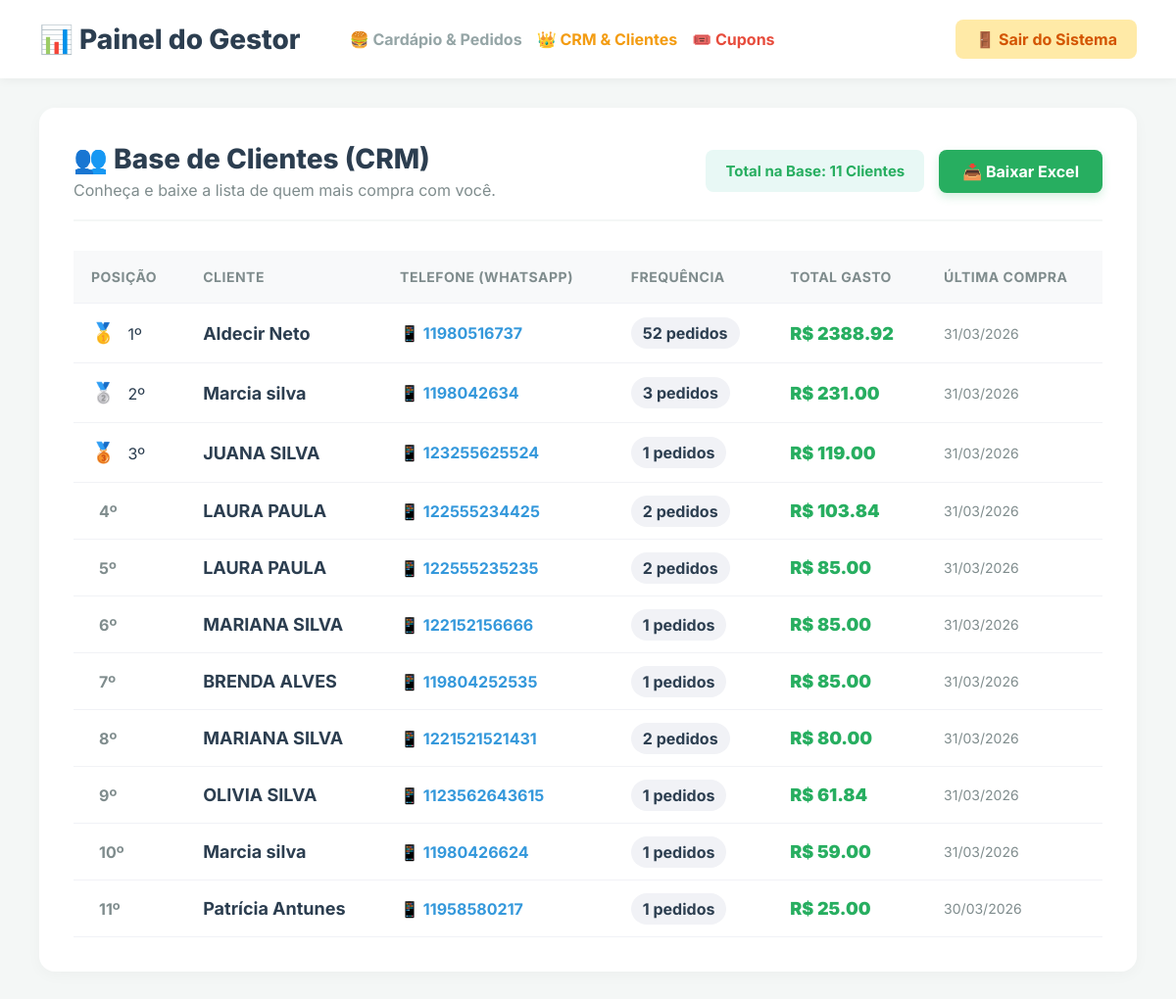
The page /admin/clientes (signed in) on the database its author committed.
### tables this page shows
CREATE TABLE pedidos(
               id INTEGER PRIMARY KEY AUTOINCREMENT,
               mesa TEXT NOT NULL,
               itens TEXT NOT NULL,
               total REAL NOT NULL,
               status TEXT NOT NULL,
               data_hora TEXT NOT NULL, observacao TEXT DEFAULT'', restaurante_id INTEGER REFERENCES restaurantes(id) DEFAULT 1, nome_cliente TEXT, telefone_cliente TEXT, cupom_usado TEXT DEFAULT '', device_id TEXT DEFAULT '');

### routes/admin.py (the view)
@admin_bp.route("/admin/clientes")
def painel_crm_clientes():
    if 'usuario_id' not in session or 'restaurante_id' not in session:
        return redirect(url_for('auth.login'))
    restaurante_id = session['restaurante_id']
    conexao = sqlite3.connect("Autoatendimento.db")
    cursor = conexao.cursor()
    cursor.execute("SELECT plano FROM restaurantes WHERE id = ?", (restaurante_id,))
    resultado_plano = cursor.fetchone()
    plano_atual = resultado_plano[0] if resultado_plano else 'salao'
    cursor.execute('''
        SELECT
            MAX(nome_cliente) as nome,
            telefone_cliente,
            COUNT(id) as qtd_pedidos,
            SUM(total) as valor_gasto,
            MAX(data_hora) as ultimo_pedido
        FROM pedidos
        WHERE restaurante_id = ? AND status LIKE '%finalizado%' AND telefone_cliente != '' AND telefone_cliente IS NOT NULL
        GROUP BY telefone_cliente
        ORDER BY valor_gasto DESC
    ''', (restaurante_id,))
    clientes_crm = cursor.fetchall()
    total_clientes_unicos = len(clientes_crm)
    conexao.close()
    return render_template("clientes.html", clientes=clientes_crm, total_clientes_unicos=total_clientes_unicos, plano=plano_atual)

### templates/clientes.html (shortened to what this page needs)
<!DOCTYPE html>
<html lang="pt-BR">
<head>
</head>
<body>
    <header class="admin-header">
        <div style="display: flex; align-items: center; gap: 20px;">
            <h1>📊 Painel do Gestor</h1>
            <nav style="display: flex; gap: 15px; margin-left: 30px;">
                <a href="/admin" style="text-decoration: none; font-weight: bold; color: #95a5a6; font-size: 16px;">🍔 Cardápio & Pedidos</a>
                <a href="/admin/clientes" style="text-decoration: none; font-weight: bold; color: #f39c12; font-size: 16px;">👑 CRM & Clientes</a>
                <a href="/admin/cupons" style="text-decoration: none; font-weight: bold; color: #e74c3c; font-size: 16px;">🎟️ Cupons</a>
            </nav>
        </div>
        <a href="/logout" class="btn-sair">🚪 Sair do Sistema</a>
    </header>
    <div class="container">
        {% if plano != 'premium' %}
            <div class="badge-premium">
                <h1 style="font-size: 36px; margin: 0 0 15px 0; font-weight: 800;">🔒 Recurso Exclusivo Premium</h1>
                <p style="font-size: 20px; margin-bottom: 20px;">A Inteligência de CRM e Retenção de Clientes está disponível apenas no plano Premium.</p>
                <p style="font-size: 16px;">Descubra quem são seus melhores clientes, quantas vezes compraram e o valor total gasto para enviar promoções exclusivas.</p>
                <br>
                <a href="https://wa.me/5511980516737?text=Quero%20fazer%20o%20upgrade%20para%20o%20plano%20Premium!" target="_blank" style="background: white; color: #d35400; padding: 18px 35px; text-decoration: none; border-radius: 8px; font-weight: 800; font-size: 18px; display: inline-block; transition: 0.2s;">Fazer Upgrade Agora 🚀</a>
            </div>
        {% else %}
            <div class="box">
                <div style="display: flex; justify-content: space-between; align-items: center; margin-bottom: 30px; flex-wrap: wrap; gap: 15px; border-bottom: 2px solid #f4f7f6; padding-bottom: 20px;">
                    <div>
                        <h2 style="margin: 0; font-size: 28px; color: #2c3e50; font-weight: 800;">👥 Base de Clientes (CRM)</h2>
                        <p style="margin: 5px 0 0 0; color: #7f8c8d; font-size: 16px;">Conheça e baixe a lista de quem mais compra com você.</p>
                    </div>
                    <div style="display: flex; gap: 15px; align-items: center;">
                        <div style="background: #e8f8f5; color: #27ae60; padding: 12px 20px; border-radius: 8px; font-weight: 700; font-size: 15px;">
                            Total na Base: {{ total_clientes_unicos }} Clientes
                        </div>
                        <a href="/admin/clientes/exportar" style="background: #27ae60; color: white; padding: 12px 24px; border-radius: 8px; font-weight: 700; text-decoration: none; display: flex; align-items: center; gap: 8px; transition: 0.2s; box-shadow: 0 4px 10px rgba(39, 174, 96, 0.2); font-size: 16px;">
                            📥 Baixar Excel
                        </a>
                    </div>
                </div>
                <table>
                    <thead>
                        <tr>
                            <th>Posição</th>
                            <th>Cliente</th>
                            <th>Telefone (WhatsApp)</th>
                            <th>Frequência</th>
                            <th>Total Gasto</th>
                            <th>Última Compra</th>
                        </tr>
                    </thead>
                    <tbody>
                        {% for cliente in clientes %}
                        <tr>
                            <td>
                                {% if loop.index == 1 %}<span class="medalha">🥇</span> 1º
                                {% elif loop.index == 2 %}<span class="medalha">🥈</span> 2º
                                {% elif loop.index == 3 %}<span class="medalha">🥉</span> 3º
                                {% else %}<strong style="color: #7f8c8d; margin-left: 8px;">{{ loop.index }}º</strong>{% endif %}
                            </td>
                            <td><strong style="font-size: 18px;">{{ cliente[0] }}</strong></td>
                            <td style="color: #3498db; font-weight: bold;">
                                <a href="https://wa.me/{{ cliente[1] }}" target="_blank" style="color: #3498db; text-decoration: none;">📱 {{ cliente[1] }}</a>
                            </td>
                            <td><strong style="background: #f1f2f6; padding: 6px 12px; border-radius: 20px;">{{ cliente[2] }} pedidos</strong></td>
                            <td style="color: #27ae60; font-weight: 900; font-size: 18px;">R$ {{ "%.2f"|format(cliente[3]) }}</td>
                            <td style="color: #7f8c8d; font-size: 14px;">{{ cliente[4].split(' ')[0] }}</td>
                        </tr>
                        {% else %}
                        <tr>
                            <td colspan="6" style="text-align: center; color: #95a5a6; padding: 40px 0;">Nenhum cliente finalizado na base ainda.</td>
                        </tr>
                        {% endfor %}
                    </tbody>
                </table>
            </div>
        {% endif %}
    </div>
</body>
</html>

### templates/clientes.html (style rules this page uses)
body { font-family: 'Inter', sans-serif; background-color: #f4f7f6; color: #2c3e50; margin: 0; padding: 0; font-size: 16px; }
.admin-header { background-color: #fff; padding: 20px 40px; display: flex; justify-content: space-between; align-items: center; box-shadow: 0 2px 10px rgba(0,0,0,0.05); margin-bottom: 30px; }
.admin-header h1 { margin: 0; font-size: 28px; font-weight: 800; display: flex; align-items: center; gap: 10px; }
.btn-sair { background-color: #ffeaa7; color: #d35400; padding: 10px 20px; border-radius: 8px; text-decoration: none; font-weight: bold; }
.container { padding: 0 40px; max-width: 1200px; margin: 0 auto; padding-bottom: 50px; }
.box { background: white; padding: 35px; border-radius: 16px; box-shadow: 0 4px 15px rgba(0,0,0,0.03); }
table { width: 100%; border-collapse: collapse; margin-top: 20px; }
th, td { padding: 18px; text-align: left; border-bottom: 1px solid #f1f2f6; font-size: 16px; }
th { background-color: #f8f9fa; color: #7f8c8d; font-weight: 700; text-transform: uppercase; font-size: 14px; letter-spacing: 0.5px; }
.medalha { font-size: 20px; margin-right: 8px; }

### rows shown on the page
pedidos: shows "3º", nome_cliente "JUANA SILVA", telefone_cliente "123255625524", restaurante "1", total "119.00", cliente "31/03/2026"
pedidos: nome_cliente "BRENDA ALVES", telefone_cliente "119804252535", restaurante "1", total "85.00", cliente "31/03/2026"
pedidos: nome_cliente "OLIVIA SILVA", telefone_cliente "1123562643615", restaurante "1", total "61.84", cliente "31/03/2026"
pedidos: nome_cliente "Patrícia Antunes", telefone_cliente "11958580217", restaurante "1", total "25.00", cliente "30/03/2026"

### other values the page prints
{{ total_clientes_unicos }} "11"
{{ cliente[0] }} "Aldecir Neto" "Marcia silva" "LAURA PAULA" "LAURA PAULA" "MARIANA SILVA" "MARIANA SILVA" "Marcia silva"
{{ cliente[1] }} "11980516737" "1198042634" "122555234425" "122555235235" "122152156666" "1221521521431" "11980426624"
{{ cliente[2] }} "52" "3" "2" "2" "1" "2" "1"
{{ "%.2f"|format(cliente[3]) }} "2388.92" "231.00" "103.84" "85.00" "85.00" "80.00" "59.00"
{{ cliente[4].split(' ')[0] }} "31/03/2026" "31/03/2026" "31/03/2026" "31/03/2026" "31/03/2026" "31/03/2026" "31/03/2026"
